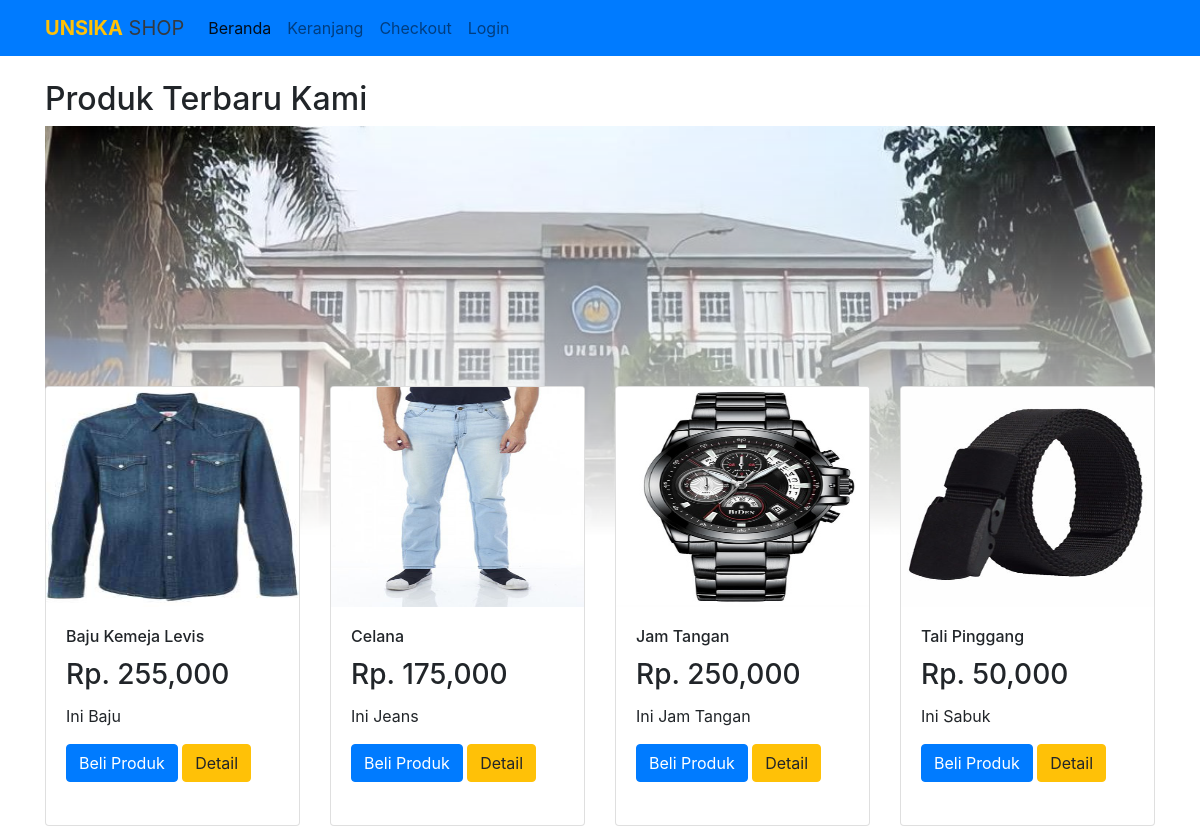
The page / on the database its author committed.
### tables this page shows
CREATE TABLE `tb_produk` (
  `id_produk` int(11) NOT NULL,
  `nama_produk` varchar(40) NOT NULL,
  `harga_produk` int(11) NOT NULL,
  `berat_produk` int(11) NOT NULL,
  `foto_produk` varchar(40) NOT NULL,
  `deskripsi_produk` text NOT NULL
);

### index.php (the view, shortened to what this page needs)
<?php
$koneksi = new mysqli("localhost", "root", "", "db_toko");
?>
<!doctype html>
<html lang="en">
<head>
  <link rel="stylesheet" href="https://stackpath.bootstrapcdn.com/bootstrap/4.2.1/css/bootstrap.min.css">
</head>
<body>
  <nav class="navbar navbar-expand-lg navbar-light bg-primary">
    <div class="container">
      <a class="navbar-brand text-dark" href="index.php"><strong class="text-warning">UNSIKA</strong> SHOP</a>
      <div class="collapse navbar-collapse" id="navbarSupportedContent">
        <ul class="navbar-nav mr-auto">
          <li class="nav-item active">
            <a class="nav-link" href="index.php">Beranda</a>
          </li>
          <li class="nav-item">
            <a class="nav-link" href="keranjang.php">Keranjang <span class="sr-only">(current)</span></a>
          </li>
          <li class="nav-item">
            <a class="nav-link" href="checkout.php">Checkout</a>
            <?php if (isset($_SESSION["pelanggan"])) : ?>
          </li>
          <li>
            <a class="nav-link" href="riwayat.php">Riwayat</a>
          </li>
          <li>
            <a class="nav-link" href="logout.php">Log Out</a>
          </li>
        <?php else :  ?>
          </li>
          <li>
            <a class="nav-link" href="login.php">Login</a>
          </li>
        <?php endif ?>
        </ul>
      </div>
    </div>
  </nav>
  <br>
  <div class="container">
    <h2>Produk Terbaru Kami</h2>
    <img class="img_bg" src="./images/BG.jpeg" alt="....">
    <div class="row">
      <?php $ambil = $koneksi->query("SELECT * FROM tb_produk"); ?>
      <?php while ($perproduk = $ambil->fetch_assoc()) { ?>
        <div class="col-md-3">
          <div class="card" style="min-height: 440px;">
            <img src="images/<?= $perproduk['foto_produk']; ?>" class="card-img-top" alt="" width="100" height="220">
            <div class="card-body">
              <h6 class="card-title"><?= $perproduk['nama_produk']; ?></h6>
              <h3 class="card-title"><?= "Rp. " . number_format($perproduk['harga_produk']);  ?></h3>
              <p class="card-text"><?= substr($perproduk['deskripsi_produk'], 0, 50);  ?></p>
              <a href="beli.php?id=<?= $perproduk['id_produk']; ?>" class="btn btn-primary">Beli Produk</a>
              <a href="detailproduk.php?id=<?= $perproduk['id_produk']; ?>" class="btn btn-warning">Detail</a>
            </div>
          </div>
        </div>
      <?php } ?>
    </div>
  </div>
</body>
</html>

### index.php (style rules this page uses)
.img_bg { width: 100%; z-index: -1; margin-bottom: -150px; mask-image: linear-gradient(to bottom, rgb(0, 0, 0), rgba(0, 0, 0, 0)); }

### rows shown on the page
tb_produk: foto_produk (picture), nama_produk "Baju Kemeja Levis", harga_produk "255,000", deskripsi_produk "Ini Baju"
tb_produk: foto_produk (picture), nama_produk "Celana", harga_produk "175,000", deskripsi_produk "Ini Jeans"
tb_produk: foto_produk (picture), nama_produk "Jam Tangan", harga_produk "250,000", deskripsi_produk "Ini Jam Tangan"
tb_produk: foto_produk (picture), nama_produk "Tali Pinggang", harga_produk "50,000", deskripsi_produk "Ini Sabuk"
